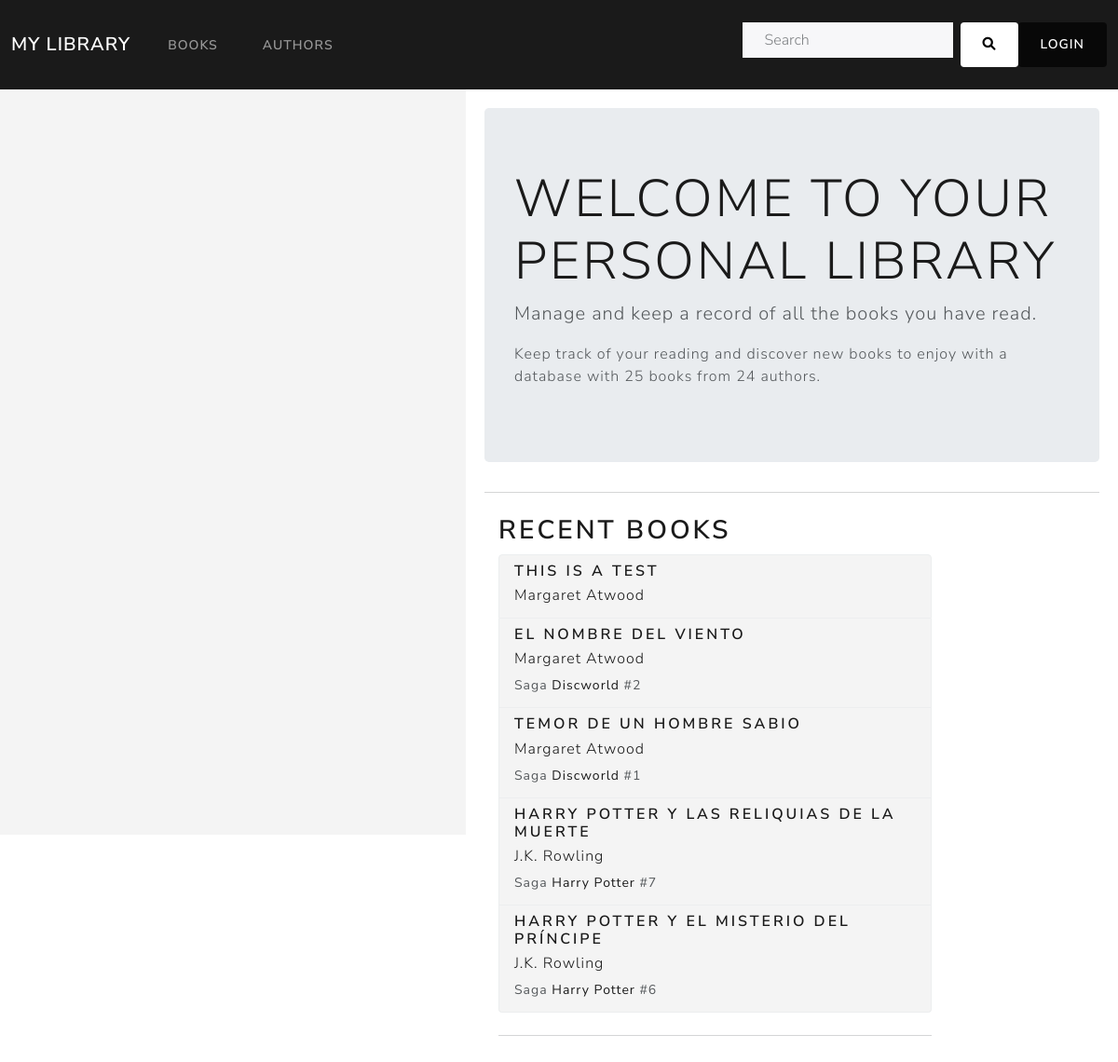
Before: /book_catalog/ with the older database file.
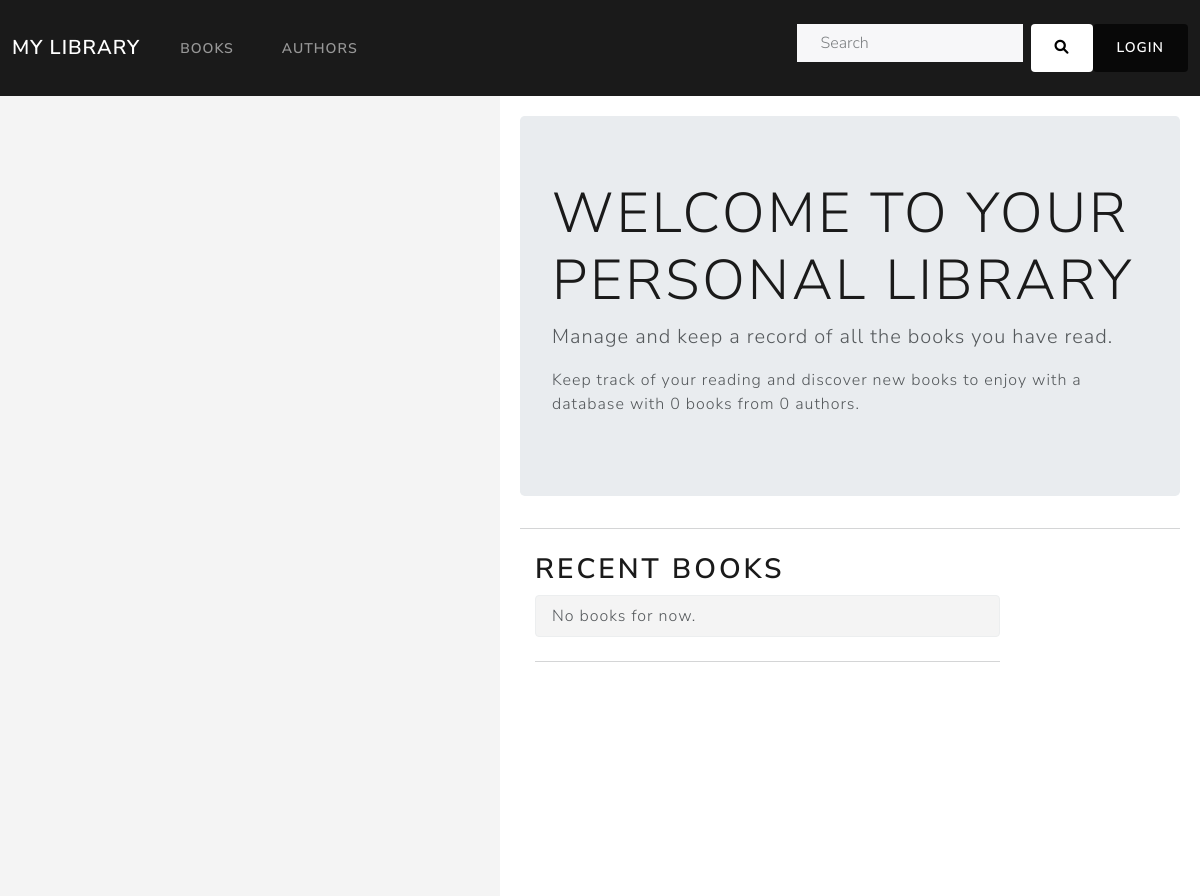
After: the same page with the newer database file.
### book_catalog/models.py (models this page shows, shortened)
class Book(models.Model):
    title = models.CharField(max_length=200,)
    saga = models.ForeignKey('BookSaga', on_delete=models.CASCADE, null=True, blank=True)
    saga_volume = models.IntegerField(null=True, blank=True)
    author = models.ForeignKey('Author', on_delete=models.CASCADE, null=False)
    publish_date = models.DateField(null=True, blank=True)
    summary = models.TextField(max_length=1000, null=True, blank=True)
    isbn = models.CharField(max_length=13, help_text='13 Character <a href="https://www.isbn-international.org/content/what-isbn">ISBN number</a>', null=True, blank=True)
    genre = models.ManyToManyField(Genre, )
    language = models.ForeignKey('Language', on_delete=models.SET_NULL, null=True, blank=True)
    cover_image = models.ImageField(upload_to='covers/', null=True, blank=True)
    class Meta:
        ordering = ['title', 'author']
        unique_together = ('title', 'author')
        constraints = [
            models.UniqueConstraint(fields=['saga', 'saga_volume'], name='unique_volume_in_saga')
        ]
    def get_absolute_url(self):
        return reverse('book-detail', args=[str(self.id)])

class Author(models.Model):
    first_name = models.CharField(max_length=100)
    last_name = models.CharField(max_length=100)
    year_of_birth = models.IntegerField(null = True, blank = True)
    year_of_death = models.IntegerField(null = True, blank = True)
    photo = models.ImageField(upload_to='authors/', null=True, blank=True)
    social_media = models.URLField(max_length=200, null=True, blank=True)
    biography = models.TextField(max_length=1000, null=True, blank=True)
    class Meta:
        ordering = ['last_name', 'first_name']
    def get_absolute_url(self):
        return reverse('author-detail', args=[str(self.id)])
    def __str__(self):
        return f'{self.first_name} {self.last_name}'

class BookSaga(models.Model):
    name = models.CharField(max_length=200,)
    author = models.ForeignKey(Author, on_delete=models.CASCADE, related_name='saga', null = False)
    description = models.TextField(max_length=1000, null=True, blank=True)
    def get_absolute_url(self):
        return reverse('saga-detail', args=[str(self.id)])
    class Meta:
        unique_together = ('name', 'author')

### book_catalog/views.py (the view, shortened to what this page needs)
# urls.py: path('', views.index, name='index'),
def index(request):
    recent_books = Book.objects.all().order_by('-publish_date')[:5]
    total_books = Book.objects.all().count()
    total_authors=Author.objects.count()
    context = {
        'recent_books': recent_books,
        'total_books': total_books,
        'total_authors': total_authors,
    }
    return render(request, 'index_book.html', context = context,)

### templates/index_book.html (shortened to what this page needs)
{% extends 'base_generic.html' %}
{% block content %}
<div style="display: flex;">
  <div class="sidebar">
  </div>
  <div style="flex-grow: 1; padding: 20px;">
    <div class="jumbotron">
      <h1 class="display-4">Welcome to Your Personal Library</h1>
      <p class="lead">Manage and keep a record of all the books you have read.</p>
      <p>Keep track of your reading and discover new books to enjoy with a database with {{ total_books }} books from {{ total_authors }} authors.</p>
    </div>
    <hr class="my-4">
    <div class="col-md-9">
      <h2>Recent books</h2>
      <ul class="list-group">
        {% for book in recent_books %}
          <li class="list-group-item" style="background-color: #f4f4f4;">
            <h5 class="mb-1">
              <a class="no-underline"href="{{ book.get_absolute_url }}">{{ book.title }}</a>
            </h5>
            <p class="mb-1 ">
              <a class="no-underline" href="{{ book.author.get_absolute_url }}">{{ book.author }}</a>
            </p>
            {% if book.saga %}
            <p class="mb-1">
              <small>
                Saga
                <a class="no-underline" href="{{ book.saga.get_absolute_url }}">
                  {{ book.saga.name }}
                </a>
                #{{ book.saga_volume }}
              </small>
            </p>
            {% endif %}
          </li>
        {% empty %}
          <li class="list-group-item" style="background-color: #f4f4f4;">
            No books for now.
          </li>
        {% endfor %}
      </ul>
      <hr class="my-4">
    </div>
</div>
{% endblock %}

Changed rows visible on the page:
removed Book: title "THIS IS A TEST", author "Margaret Atwood"
removed Book: title "EL NOMBRE DEL VIENTO", author "Margaret Atwood", saga.name "Discworld", saga_volume "2"
removed Book: title "TEMOR DE UN HOMBRE SABIO", author "Margaret Atwood", saga.name "Discworld", saga_volume "1"
removed Book: title "HARRY POTTER Y LAS RELIQUIAS DE LA MUERTE", author "J.K. Rowling", saga.name "Harry Potter", saga_volume "7"
removed Book: title "HARRY POTTER Y EL MISTERIO DEL PRÍNCIPE", author "J.K. Rowling", saga.name "Harry Potter", saga_volume "6"
Other visible differences:
{{ total_books }}: "25" → "0"
{{ total_authors }}: "24" → "0"
text now shown: "No books for now."
